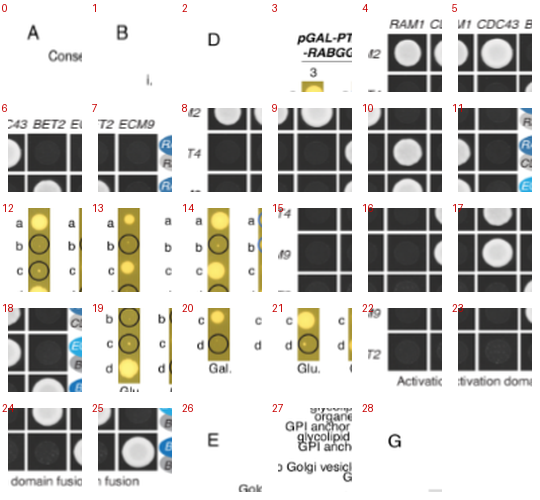
#> input picture test_out/label_candidates.png, 540 x 500 px
$ python autosplit.py ../test_out/label_candidates.png ../test_out/label_candidates.png
#> lines starting #> are read from the running program, lines starting #| are printed output that depends on the picture; after the words box and inside, x2 and y2 are one past the last pixel; in counts of white or black regions, pixels touching at a corner belong together
#!/usr/bin/env python3
# -*- coding: utf-8 -*-
"""autosplit.py — multi-panel 文献组图一条龙拆分 v2
用法:
  python autosplit.py <image> <outdir>            # 第1步: 标签候选 → label_candidates.png
  python autosplit.py <image> <outdir> --labels <labels.json>   # 第2步: 自动分块+bbox+间隙+画线+crop+验证

labels.json 格式: {"A": [x, y], "B": [x, y], ...}   (标签字母左上角)
init.json 可选: {"A": [x1,y1,x2,y2], ...}  (面板初始区域，跳过自动推断)
输出: 分割线预览.png / panel/panel_X.png / contact_sheet.png / split_report.txt
"""
import sys, os, io, json, time
import numpy as np
from PIL import Image, ImageDraw
from scipy import ndimage

def load(src):
    im = Image.open(src).convert('RGB')
    arr = np.array(im).astype(int)
    W, H = arr.shape[1], arr.shape[0]
    # 2026-08-11 教训：必须用彩色掩码（任一 RGB<225），不能用近白判断——
    # 浅色内容（粉色细胞/浅蓝染色/浅色柱状图）会被 bg_white/gray 误判为背景，
    # 导致分割线穿过彩色内容。彩色掩码比近白掩码多检出 ~15% 内容像素。
    content = (arr[:,:,0] < 225) | (arr[:,:,1] < 225) | (arr[:,:,2] < 225)
    return im, arr, W, H, content

def find_label_candidates(dark, min_h=8, max_h=60, min_w=6, max_w=40, min_area=30, max_area=3000):
    struct = np.ones((3,3), dtype=bool)
    labeled, n = ndimage.label(dark, structure=struct)
    sizes = ndimage.sum(dark, labeled, range(1, n+1))
    cands = []
    for i in range(1, n+1):
        area = sizes[i-1]
        ys, xs = np.where(labeled == i)
        if len(ys) == 0: continue
        h = ys.max()-ys.min()+1; w = xs.max()-xs.min()+1
        if min_h <= h <= max_h and min_w <= w <= max_w and min_area <= area <= max_area:
            region = dark[max(0,ys.min()-2):ys.max()+3, max(0,xs.min()-2):xs.max()+3]
            iso = region.sum()/area
            cands.append((int(xs.min()), int(ys.min()), int(w), int(h), int(area), round(iso,2)))
    cands.sort(key=lambda c: (c[1], c[0]))
    dedup = []
    for c in cands:
        if dedup and abs(c[0]-dedup[-1][0])<25 and abs(c[1]-dedup[-1][1])<25:
            if c[4] > dedup[-1][4]: dedup[-1] = c
        else:
            dedup.append(c)
    return dedup

def save_candidate_grid(im, cands, outpath, cols=6):
    cell_w, cell_h, pad = 90, 100, 8
    rows = (len(cands)+cols-1)//cols
    grid = Image.new('RGB', (cols*cell_w, rows*cell_h), (255,255,255))
    d = ImageDraw.Draw(grid)
    for idx, (x, y, w, h, area, iso) in enumerate(cands):
        r, c = divmod(idx, cols)
        crop = im.crop((max(0,x-15), max(0,y-20), x+40, y+45))
        crop = crop.resize((cell_w-2*pad, cell_h-2*pad), Image.LANCZOS)
        grid.paste(crop, (c*cell_w+pad, r*cell_h+pad))
        d.text((c*cell_w+2, r*cell_h+2), str(idx), fill=(200,0,0))
    grid.save(outpath)

# [111 lines left out: functions detect_extent, auto_init_from_labels, draw_lines, verify, not called in this run]

def main():
    t0 = time.time()
    src, outdir = sys.argv[1], sys.argv[2]
    os.makedirs(outdir, exist_ok=True)
    im, arr, W, H, content = load(src)
#> in load, im is the input picture: PIL image 540x500 RGB; mean R, G, B 201.8, 201, 197.7
#> in load, `content = (arr[:,:,0] < 225) | (arr[:,:,1] < 225) | (arr[:,:,2] < 225)`:
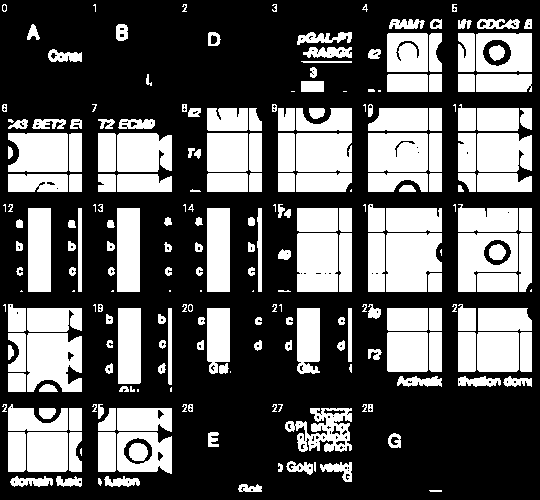
#> content: shape (500, 540) bool; 35.5% white; 239 white regions (32 under 20 px), largest, box (x1, y1, x2, y2) and area: (386, 233, 442, 292) 2900, (27, 333, 82, 392) 2720, (297, 233, 338, 292) 2396
#> W = 540; H = 500
    dark = (arr[:,:,0]<130) & (arr[:,:,1]<130) & (arr[:,:,2]<130)
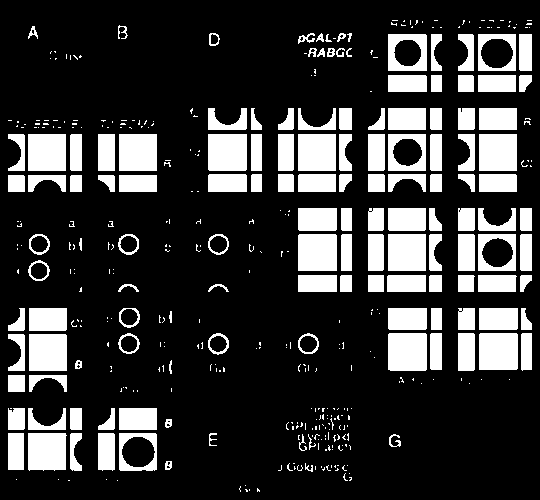
#> dark: shape (500, 540) bool; 21.7% white; 418 white regions (284 under 20 px), largest, box (x1, y1, x2, y2) and area: (388, 333, 427, 371) 1477, (208, 134, 247, 171) 1441, (298, 234, 337, 271) 1441

    if '--labels' in sys.argv:
        lp = sys.argv[sys.argv.index('--labels')+1]
        with io.open(lp, encoding='utf-8') as f:
            labels = json.load(f)
        # 初始区域：手工 init.json 优先，否则自动推断
        ip = os.path.join(outdir, 'init.json')
        if os.path.exists(ip):
            with io.open(ip, encoding='utf-8') as f:
                init = {k: tuple(v) for k, v in json.load(f).items()}
        else:
            init = auto_init_from_labels(labels, W, H, content)
            with io.open(ip, 'w', encoding='utf-8') as f:
                json.dump({k: list(v) for k, v in init.items()}, f, ensure_ascii=False, indent=1)
            print(f"[auto] 自动分块 init.json 已生成（可手工改后重跑）")
        # bbox
        ext = {}
        for lab, b in init.items():
            e = detect_extent(content, *b)
            if e: ext[lab] = e
        # 相邻间隙中心 = 分割线（水平/竖直分别处理）
        vlines, hlines = [], []
        labs = sorted(ext.keys())
        # 水平线：相邻面板 y 重叠且 x 相接（且中间无其他面板阻挡）
        labs_l = list(ext.keys())
        for a in labs_l:
            for b in labs_l:
                if a >= b: continue
                ea, eb = ext[a], ext[b]
                xov = min(ea[2], eb[2]) - max(ea[0], eb[0])
                if xov <= 0: continue
                # a 在 b 上方 或 b 在 a 上方
                upper, lower = (ea, eb) if ea[3] < eb[1] else (eb, ea)
                gap_y = (upper[3], lower[1])
                if lower[1] - upper[3] <= 0: continue
                # 中间是否被其他面板阻挡
                blocked = False
                for c in labs_l:
                    if c in (a, b): continue
                    ec = ext[c]
                    if ec[3] <= upper[3] or ec[1] >= lower[1]: continue  # c 完全在间隙外
                    cxov = min(ec[2], min(ea[2], eb[2])) - max(ec[0], max(ea[0], eb[0]))
                    if cxov > 0: blocked = True; break
                if blocked: continue
                mid_y = (upper[3]+lower[1])//2
                seg_x = (max(ea[0], eb[0]), min(ea[2], eb[2]))
                hlines.append((mid_y, seg_x[0], seg_x[1]))
        # 垂直线：左右相邻面板，y 重叠，且中间无其他面板阻挡
        for a in labs_l:
            for b in labs_l:
                if a >= b: continue
                ea, eb = ext[a], ext[b]
                yov = min(ea[3], eb[3]) - max(ea[1], eb[1])
                if yov <= 0: continue
                left, right = (ea, eb) if ea[2] < eb[0] else (eb, ea)
                if right[0] - left[2] <= 0: continue
                blocked = False
                for c in labs_l:
                    if c in (a, b): continue
                    ec = ext[c]
                    if ec[2] <= left[2] or ec[0] >= right[0]: continue  # c 完全在间隙外
                    cyov = min(ec[3], min(ea[3], eb[3])) - max(ec[1], max(ea[1], eb[1]))
                    if cyov > 0: blocked = True; break
                if blocked: continue
                mid_x = (left[2]+right[0])//2
                seg_y = (max(ea[1], eb[1]), min(ea[3], eb[3]))
                vlines.append((mid_x, seg_y[0], seg_y[1]))
        # 合并重复线
        # [12 lines left out: function merge_lines, not called in this run]
        vlines = merge_lines(vlines, 'v'); hlines = merge_lines(hlines, 'h')
        # 面板 = 分割线围成的区域（用 ext 外扩到分割线）
        panels = {}
        for lab, e in ext.items():
            cx, cy = (e[0]+e[2])//2, (e[1]+e[3])//2
            x1 = max(0, e[0]-15); x2 = min(W, e[2]+15)
            y1 = max(0, e[1]-15); y2 = min(H, e[3]+15)
            for vx, vy0, vy1 in vlines:
                if vy0 <= cy <= vy1:
                    if e[0]-60 <= vx <= e[0] and vx < cx: x1 = vx
                    if e[2] <= vx <= e[2]+60 and vx > cx: x2 = vx
            for hy, hx0, hx1 in hlines:
                if hx0 <= cx <= hx1:
                    if e[1]-60 <= hy <= e[1] and hy < cy: y1 = hy
                    if e[3] <= hy <= e[3]+60 and hy > cy: y2 = hy
            panels[lab] = (x1, y1, x2, y2)
        # 画线 + crop
        draw_lines(im, arr, content, vlines, hlines)
        im.save(os.path.join(outdir, '分割线预览.png'))
        im2 = Image.open(src).convert('RGB')
        pdir = os.path.join(outdir, 'panel'); os.makedirs(pdir, exist_ok=True)
        for lab, b in panels.items():
            im2.crop(b).save(os.path.join(pdir, f'panel_{lab}.png'))
        # contact sheet
        labels_sorted = sorted(panels.keys())
        n = len(labels_sorted); grid = min(3, max(1, n)); rows = (n+grid-1)//grid
        cell_w = 320
        sheet = Image.new('RGB', (grid*cell_w, rows*(cell_w+20)), (245,245,245))
        d2 = ImageDraw.Draw(sheet)
        for i, lab in enumerate(labels_sorted):
            r, c = divmod(i, grid)
            imc = Image.open(os.path.join(pdir, f'panel_{lab}.png'))
            hh = cell_w; ww = int(imc.width*hh/imc.height)
            if ww > cell_w: ww = cell_w; hh = int(imc.height*ww/imc.width)
            imc = imc.resize((ww,hh), Image.LANCZOS)
            x = c*cell_w + (cell_w-ww)//2; y = r*(cell_w+20) + 10
            sheet.paste(imc, (x, y))
            d2.text((c*cell_w+5, r*(cell_w+20)+2), lab, fill=(200,0,0))
        sheet.save(os.path.join(outdir, 'contact_sheet.png'))
        # report
        with io.open(os.path.join(outdir, 'split_report.txt'), 'w', encoding='utf-8') as f:
            f.write(f"面板: {labels_sorted}\n")
            for lab in labels_sorted: f.write(f"  {lab}: {panels[lab]}\n")
            f.write(f"竖线: {vlines}\n横线: {hlines}\n")
            ok = verify(panels, content, f)
            f.write(f"\n验证: {'ALL OK' if ok else 'NEED FIX'}\n耗时: {time.time()-t0:.1f}s\n")
        print(f"[done] 分割线预览/crop/contact_sheet 已生成，耗时 {time.time()-t0:.1f}s")
        print(f"       验证: {'ALL OK' if ok else 'NEED FIX — 看 split_report.txt'}")
    else:
        cands = find_label_candidates(dark)
#> in find_label_candidates, `labeled, n = ndimage.label(dark, structure=struct)`:
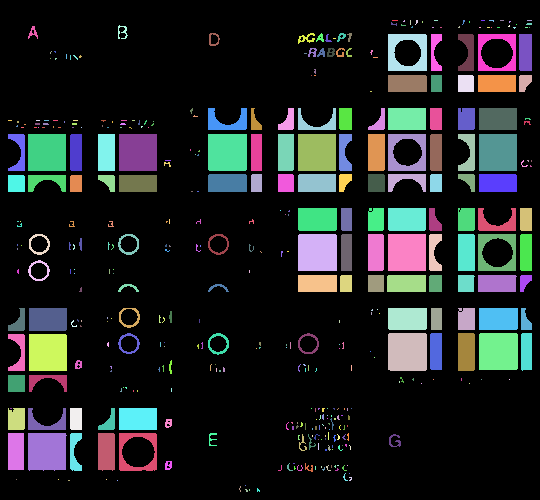
#> labeled: shape (500, 540) int32; 419 distinct labels, from 0 to 418; one colour per label, 0 black
#> in find_label_candidates, `labeled, n = ndimage.label(dark, structure=struct)`: n = 418
#> in find_label_candidates, `sizes = ndimage.sum(dark, labeled, range(1, n+1))`: sizes = 418 values, max 1477 at index 255, min 1 at index 16, mean 139.9
#> the loop in find_label_candidates, `for i in range(1, n+1):` made 418 passes
#> (area, h, w, iso) on passes 18, 20, 32, 33, 34, 35, 38, 39, 40, 41, 42, 44: (59, 14, 10, 1), (56, 13, 10, 1), (64, 13, 11, 1), (82, 11, 17, 1.02), (38, 9, 8, 1.13), (40, 9, 9, 1.05), (884, 37, 39, 1), (262, 37, 11, 1), (395, 37, 16, 1), (667, 37, 38, 1), (480, 37, 13, 1), (45, 9, 9, 1.13)
#> (area, h, w) on passes 36, 37, 48, 152: (24, 9, 5), (24, 8, 7), (26, 9, 6), (683, 18, 38)
#> after the loop in find_label_candidates, `for i in range(1, n+1):`: cands = 128 items, first 6: (118, 25, 10, 14, 59, 1), (28, 26, 10, 13, 56, 1), (209, 33, 11, 13, 64, 1), (298, 33, 17, 11, 82, 1.02), (316, 33, 8, 9, 38, 1.13), (337, 33, 9, 9, 40, 1.05)
#> the loop in find_label_candidates, `for c in cands:` made 128 passes
#> c on passes 1 to 12: (118, 25, 10, 14, 59, 1), (28, 26, 10, 13, 56, 1), (209, 33, 11, 13, 64, 1), (298, 33, 17, 11, 82, 1.02), (316, 33, 8, 9, 38, 1.13), (337, 33, 9, 9, 40, 1.05), (388, 34, 39, 37, 884, 1), (431, 34, 11, 37, 262, 1), (458, 34, 16, 37, 395, 1), (478, 34, 38, 37, 667, 1), (519, 34, 13, 37, 480, 1), (308, 48, 9, 9, 45, 1.13)
#> after the loop in find_label_candidates, `for c in cands:`: dedup = 93 items, first 6: (118, 25, 10, 14, 59, 1), (28, 26, 10, 13, 56, 1), (209, 33, 11, 13, 64, 1), (298, 33, 17, 11, 82, 1.02), (337, 33, 9, 9, 40, 1.05), (388, 34, 39, 37, 884, 1)
#> cands has the same summary as dedup in find_label_candidates
        cg = os.path.join(outdir, 'label_candidates.png')
        save_candidate_grid(im, cands, cg)
#> in save_candidate_grid, `rows = (len(cands)+cols-1)//cols`: rows = 16
#> in save_candidate_grid, `grid = Image.new('RGB', (cols*cell_w, rows*cell_h), (255,255,255))`: grid: PIL image 540x1600 RGB; every value is 255
#> the loop in save_candidate_grid, `for idx, (x, y, w, h, area, iso) in enumerate(cands):` made 93 passes
#> (x, y, w, h, area, iso, r, c) on passes 1 to 12: (118, 25, 10, 14, 59, 1, 0, 0), (28, 26, 10, 13, 56, 1, 0, 1), (209, 33, 11, 13, 64, 1, 0, 2), (298, 33, 17, 11, 82, 1.02, 0, 3), (337, 33, 9, 9, 40, 1.05, 0, 4), (388, 34, 39, 37, 884, 1, 0, 5), (431, 34, 11, 37, 262, 1, 1, 0), (478, 34, 38, 37, 667, 1, 1, 1), (519, 34, 13, 37, 480, 1, 1, 2), (327, 48, 8, 9, 51, 1.08, 1, 3), (388, 75, 39, 17, 662, 1, 1, 4), (431, 75, 11, 17, 187, 1, 1, 5)
#> pass 1, in save_candidate_grid, `crop = im.crop((max(0,x-15), max(0,y-20), x+40, y+45))`:
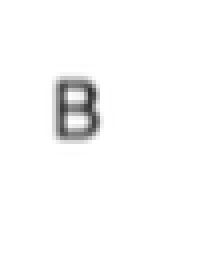
#> crop: PIL image 55x65 RGB (shown 4 times larger); min 50, max 255, mean 249.7
#> pass 2, in save_candidate_grid, `crop = crop.resize((cell_w-2*pad, cell_h-2*pad), Image.LANCZOS)`:
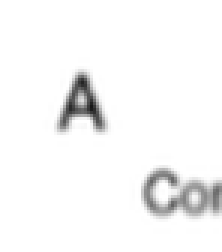
#> crop: PIL image 74x84 RGB (shown 3 times larger); min 24, max 255, mean 246.6
#> after the loop in save_candidate_grid, `for idx, (x, y, w, h, area, iso) in enumerate(cands):`:
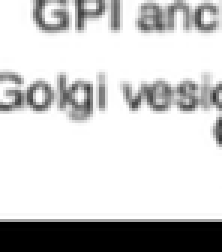
#> crop: PIL image 74x84 RGB (shown 3 times larger); min 0, max 255, mean 203.9
#> after the loop in save_candidate_grid, `for idx, (x, y, w, h, area, iso) in enumerate(cands):`:
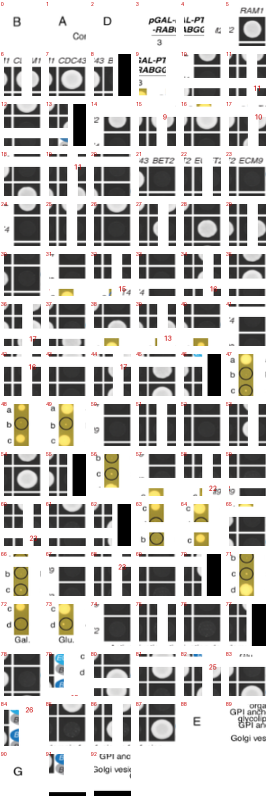
#> grid: PIL image 540x1600 RGB (shown at 1/2 size); mean R, G, B 193.2, 192, 189.6
        with io.open(os.path.join(outdir, 'label_candidates.json'), 'w', encoding='utf-8') as f:
            json.dump([{'x':c[0],'y':c[1],'w':c[2],'h':c[3],'area':c[4],'iso':c[5]} for c in cands], f, ensure_ascii=False, indent=1)
        print(f"[1] 标签候选 {len(cands)} 个 → {cg} (编号与 label_candidates.json 对应)")
#| [1] 标签候选 93 个 → ../test_out/label_candidates.png/label_candidates.png (编号与 label_candidates.json 对应)
        print(f"    下一步: 视觉一次认完字母 → 写 {outdir}/labels.json 如 {{\"A\":[45,21],...}}")
        print(f"    然后: python autosplit.py <img> <outdir> --labels <outdir>/labels.json")

if __name__ == '__main__':
    main()
